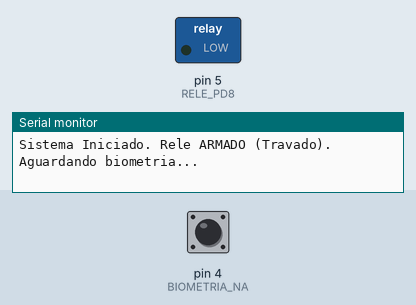
A sketch run on a simulated Arduino Uno, built with avr-gcc and run on an emulated ATmega328P. Parts: switched loads named in the sketch (green lamp = pin HIGH), the last lines printed to the serial monitor. The inputs (shaded band) are chosen by the test bench; at power-on: pin 4 (BIOMETRIA_NA) HIGH.

Above: at 3.8 s.
3.9 s: pin 4 (BIOMETRIA_NA) pulled LOW for 1.3 s
At 4.6 s:
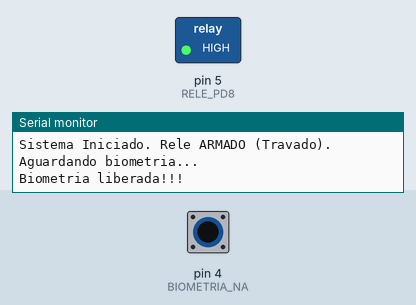
9.4 s: pin 4 (BIOMETRIA_NA) pulled LOW for 3.2 s
At 15.4 s:
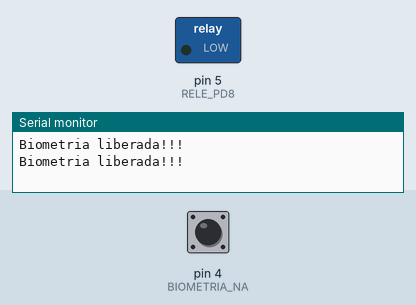
Timing chart, 0 to 16.9 s (numbered marks = the images above; inputs shaded):
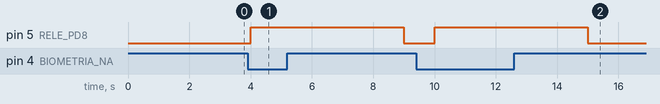

The sketch:

Biometria_Final.ino
```cpp
//------Catracas Arduino V1.0  - Biometria Suprema BioEntry W2------
// Ligação do tipo normalmente Aberto
//---------------------LIGAÇÕES DO ARDUINO--------------------------
//Pino BIOMETRIA_NA PORTA PIN-4  CABO BRANCO DA LEITORA BIOMÉTRICA
//Pino RELE_PD8 PORTA PIN-5 (ARDUINO)
//Pino RELE_PD8 (+) 5V     (ARDUINO)
//Pino RELE_PD8 (-) GDN    (ARDUINO)
//Pino BIOMETRIA_NA (+) 5V (ARDUINO)
//------------------------------------------------------------------

//----------------LIGAÇÕES DO SOLENOIDE E FONTE 12V-----------------
//SAIDA DO BORNE CENTRAL O RELE
//SAIDA 12V NORMALMENTE FECHADA 12(+)   (FONTE 12V)
//ALIMENTAÇÃO DA BIOMETRIA 12V (+) (FONTE 12V)
//NEGATIVO DA BIOMETRIA (-) (FONTE 12V)
//-------------------------------------------------------------------
// ==============================================================================
//           DIAGRAMA DE LIGAÇÃO - LEITOR BIOMÉTRICO (SUPREMA) E ARDUINO
// ==============================================================================
//
//        [ FONTE 12V ]
//         (+)     (-)
//          |       |
//          |       +-----------------------------------+
//          |                                           |
//          v                                           v
//   +-------------------------------------------------------------+
//   |             SUPREMA BIOENTRY W2 (LEITOR BIOMÉTRICO)         |
//   |                                                             |
//   |  [12V IN]   [GND]               [RELÉ COM]      [RELÉ NO]   |
//   +--------------------------------------|---------------|------+
//                                          |               |
//                                          |               |
//                                          |               |
//           O relé interno da Suprema      |               |
//           fecha o contato quando a       v               v
//           biometria é aceita.        [ GND AZ ]    [ PINO 4 BC]
//                                  +-------------------------------+
//                                  |           ARDUINO             |
//                                  +-------------------------------+
//
// ==============================================================================
// ==============================================================================
//                      DIAGRAMA DE LIGAÇÃO - CATRACA
// ==============================================================================
//
//       [ FONTE 12V ]
//       (+)       (-)
//        |         |
//        |         |----------------------------------------------------+
//        |                                                              |
//        |             +-----------------------------------------+      |
//        |             |                                         |      |
//      [COM]         [NO]                                        |      |
//   +----------------------+                                     |      |
//   |                      |                                     |      |
//   |     MÓDULO RELÉ      |                                     |      |
//   |                      |                                  +------------+
//   +----------------------+                                  |            |
//     [IN]  [GND]  [VCC]                                      | SOLENOIDE  |
//       |     |      |                                        | (Catraca)  |
//       |     |      |                                        |            |
//       |     |      |                                        +------------+
//      [D5] [GND]   [5V]
//   +----------------------+
//   |       ARDUINO        |
//   +----------------------+
//
// ==============================================================================
// -------------------- Definição dos Pinos -------------------------
const int BIOMETRIA_NA = 4;  // Pino que recebe o sinal NA do leitor
const int RELE_PD8 = 5;


// A logca da biometria
#define BIOMETRIA_LIBERADA LOW
#define BIOMETRIA_NAO_LIBERADA HIGH

// A lógica para o relay
#define RELAY_ARMADO LOW
#define RELAY_DESARRMADO HIGH

bool biometria_livre_para_leitura = true;

void setup() {
  Serial.begin(115200);

  // Configura o pino do leitor com resistor de pull-up interno.
  // Ficará em HIGH por padrão e irá para LOW quando o leitor atracar.
  pinMode(BIOMETRIA_NA, INPUT_PULLUP);

  // Configura o pino da catraca como saída
  pinMode(RELE_PD8, OUTPUT);

  // LÓGICA INVERTIDA: Garante que o relé inicie e permaneça ARMADO (HIGH)
  digitalWrite(RELE_PD8, RELAY_ARMADO);
  digitalWrite(BIOMETRIA_NA, BIOMETRIA_NAO_LIBERADA);

  Serial.println("Sistema Iniciado. Rele ARMADO (Travado). Aguardando biometria...");
}

void loop() {
  delay(1000);
  // Lê o estado atual do pino do leitor Suprema
  int ESTADO_DO_LEITOR = digitalRead(BIOMETRIA_NA);
  int ESTADO_DO_RELAY = digitalRead(RELE_PD8);

  if (biometria_livre_para_leitura == true && ESTADO_DO_LEITOR == BIOMETRIA_LIBERADA) {
    Serial.println("Biometria liberada!!!");
    biometria_livre_para_leitura = false;
    digitalWrite(BIOMETRIA_NA, BIOMETRIA_NAO_LIBERADA);
    digitalWrite(RELE_PD8, RELAY_DESARRMADO);

    delay(5000);
    digitalWrite(RELE_PD8, RELAY_ARMADO);
    biometria_livre_para_leitura = true;
  }
}
```

Measured:
- after the input at 3.9 s, pin 5 (RELE_PD8): LOW → HIGH after 0.10 s, → LOW 5.0 s later
- after the input at 9.4 s, pin 5 (RELE_PD8): LOW → HIGH after 0.60 s, → LOW 5.0 s later
